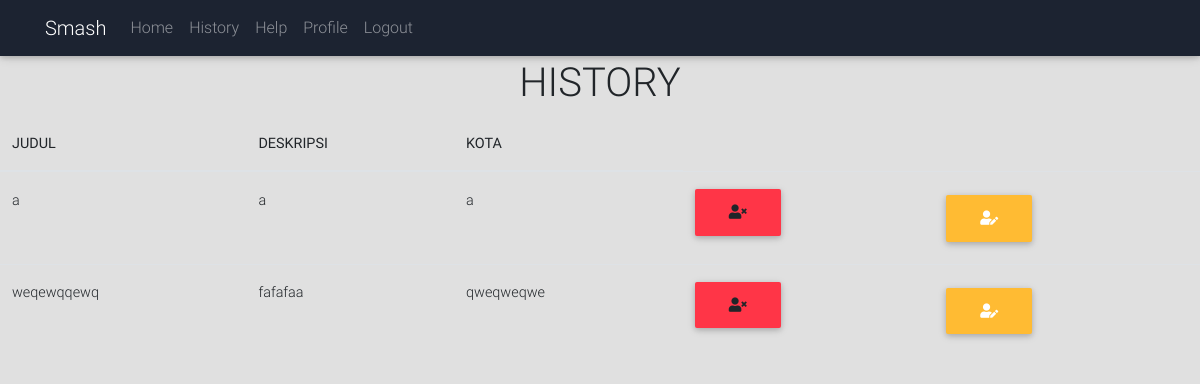
The page /index.php/history on the database as committed earlier.
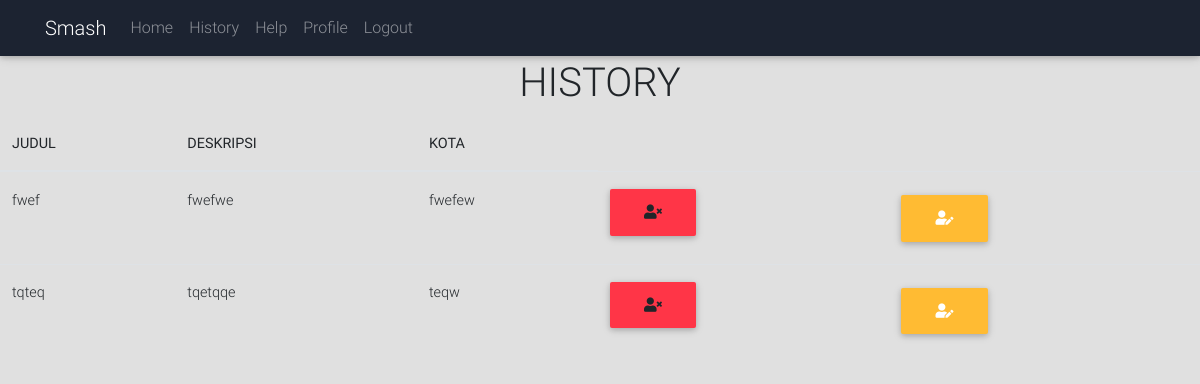
The same page on the database as committed later.
### tables this page shows
CREATE TABLE `timbulan` (
  `id` int(11) NOT NULL,
  `judul` varchar(255) NOT NULL,
  `deskripsi` varchar(500) NOT NULL,
  `kota` varchar(255) NOT NULL
);

### application/controllers/history.php (called while the page is built, shortened)
<?php
class history extends CI_Controller {
  public function __construct()
  {
    $this->load->model('timbulan_M');
  }
	public function index()
	{
    $data['judul'] = 'History';
		$this->load->view('templates/header', $data);
    $this->timbulan();
    $this->load->view('templates/footer');
	}
  public function timbulan()
	{
		$data['timbul'] = $this->timbulan_M->getAllTimbulan();
		$this->load->view('history/index',$data);
	}
}

### index.php (called while the page is built, shortened)
<?php
require_once BASEPATH.'core/CodeIgniter.php';

### application/models/timbulan_M.php (called while the page is built, shortened)
<?php defined('BASEPATH') OR exit('No direct script access allowed');
class timbulan_M extends CI_model
{
	public function getAllTimbulan()
	{
 		return $this->db->get('timbulan')->result();
	}
}

### application/views/history/index.php (the view, shortened to what this page needs)
<!DOCTYPE html>
<html lang="en" dir="ltr">
  <head>
    <link href="<?php echo base_url('assets/css/style.css')?>" rel="stylesheet">
  </head>
  <body class="ftco-section ftco-slant ftco-slant-light  bg-light ftco-slant ftco-slant-white" id="section-help">
    <h1>HISTORY</h1>
    <table class="table">
      <thead>
        <tr>
          <th>JUDUL</th>
          <th>DESKRIPSI</th>
          <th>KOTA</th>
        </tr>
      </thead>
      <tbody>
        <?php foreach ($timbul as $t ) {?>
        <tr>
          <td><?php echo $t->judul ?></td>
          <td><?php echo $t->deskripsi ?></td>
          <td><?php echo $t->kota ?></td>
          <td><a type="button" class="btn btn-danger"  href="<?php echo base_url('index.php/history/hapustimbulan/'.$t->id); ?>" onClick="return confirm('Apakah Anda Yakin?')" ><i class="fas fa-user-times"></i></a></td>
          <td><button type="button" class="btn btn-warning" data-toggle="modal" data-target="#edit<?php echo $t->id ?>"><i class="fas fa-user-edit"></i></button></td>
        </tr>
        <?php } ?>
      </tbody>
    </table>
  </body>
</html>

### application/views/templates/header.php (shortened to what this page needs)
<!doctype html>
<html lang="en">
<head>
    <link rel="stylesheet" href="https://use.fontawesome.com/releases/v5.8.1/css/all.css">
    <link href="<?php echo base_url('assets/Landing/css/bootstrap.min.css')?>" rel="stylesheet">
    <link href="<?php echo base_url('assets/Landing/css/mdb.min.css')?>" rel="stylesheet">
    <link href="<?php echo base_url('assets/Landing/css/style.css')?>" rel="stylesheet">
</head>
<body>
  <nav class="navbar navbar-expand-lg navbar-dark unique-color-dark fixed-top">
          <div class="container">
              <a class="navbar-brand" href="<?= base_url(); ?>home">Smash</a>
              <div class="collapse navbar-collapse" id="navbarNavAltMarkup">
                  <div class="navbar-nav">
                      <a class="nav-item nav-link" href="<?= base_url(); ?>home">Home</a>
                      <a class="nav-item nav-link" href="<?= base_url(); ?>history">History</a>
                      <a class="nav-item nav-link" href="<?= base_url(); ?>help">Help</a>
                      <a class="nav-item nav-link" href="<?= base_url(); ?>profile">Profile</a>
                      <a class="nav-item nav-link" href="<?= base_url(); ?>Landing">Logout</a>
                  </div>
              </div>
          </div>
      </nav>

### application/views/templates/footer.php (shortened to what this page needs)
  </body>
</html>

### assets/Landing/css/style.css (style rules this page uses)
html, body, header, #intro { height: 100%; }

### assets/css/style.css (style rules this page uses)
body { margin-top: 59px; }
h1 { text-align: center; }

Rows that differ between the two databases and show on the page:
removed timbulan: judul "a", deskripsi "a", kota "a"
removed timbulan: judul "weqewqqewq", deskripsi "fafafaa", kota "qweqweqwe"
added timbulan: judul "fwef", deskripsi "fwefwe", kota "fwefew"
added timbulan: judul "tqteq", deskripsi "tqetqqe", kota "teqw"
